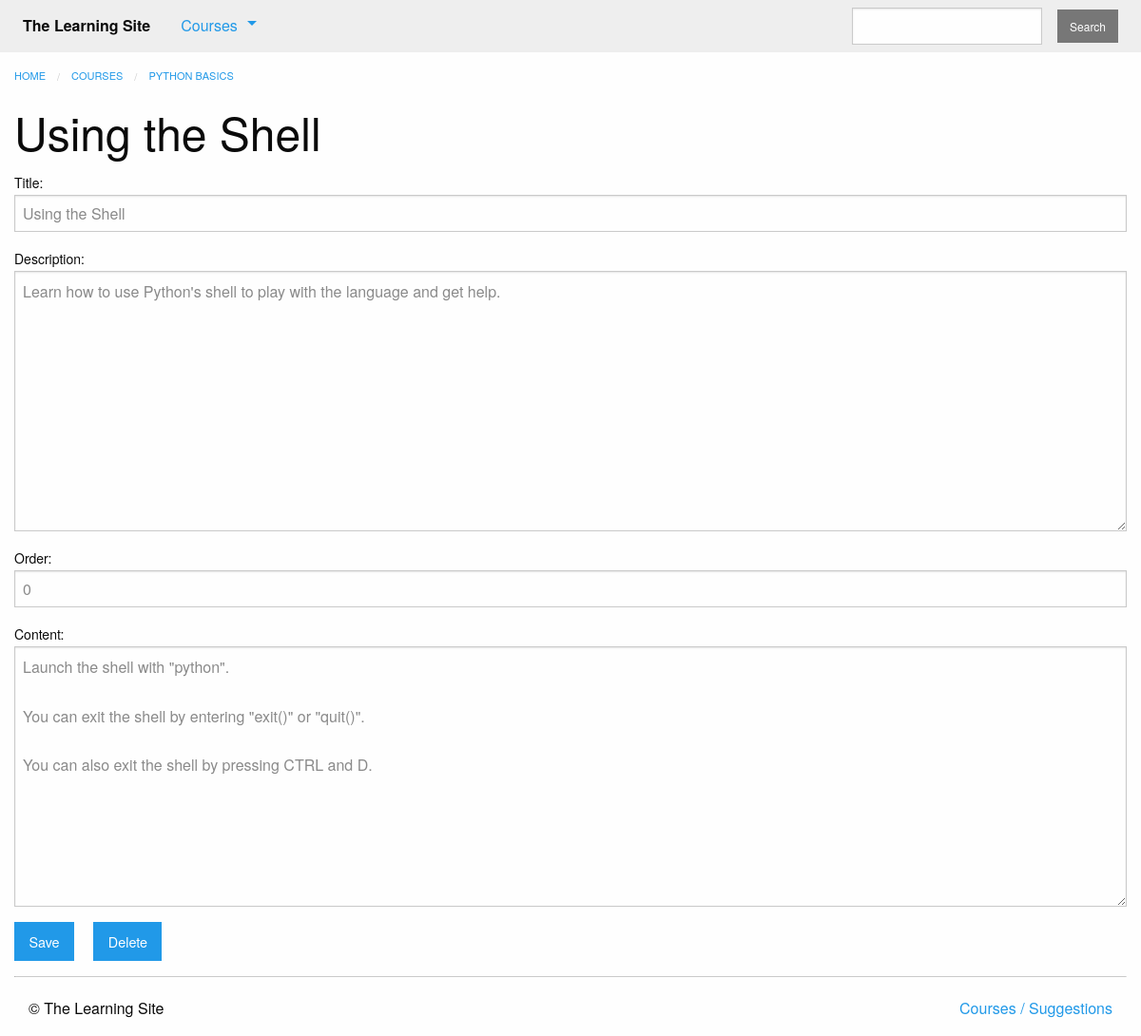
Page /courses/1/edit_text/2/ (signed in) on the committed database.
### courses/models.py (models this page shows, shortened)
class Course(models.Model):
    created_at = models.DateTimeField(auto_now_add=True)
    title = models.CharField(max_length=255)
    description = models.TextField()
    teacher = models.ForeignKey(User, on_delete=models.CASCADE)
    subject = models.CharField(default='', max_length=100)
    published = models.BooleanField(default=False)

class Step(models.Model):
    title = models.CharField(max_length=255)
    description = models.TextField()
    order = models.IntegerField(default=0)
    course = models.ForeignKey(Course, on_delete=models.CASCADE)
    class Meta:
        abstract = True
        ordering = ['order', ]

class Text(Step):
    content = models.TextField(blank=True, default='')

### courses/views.py (the view, shortened to what this page needs)
# urls.py: path('<int:course_pk>/edit_text/<int:text_pk>/', views.text_edit, name='text_edit'),
@login_required
def text_edit(request, course_pk, text_pk, ):
    text = get_object_or_404(models.Text, pk=text_pk, course_id=course_pk, course__published=True)
    course = get_object_or_404(models.Course, pk=course_pk)
    form = forms.TextForm(instance=text)
    return render(request, 'courses/text_form.html', {'form': form, 'course': text.course})

### courses/forms.py
class TextForm(forms.ModelForm):
    class Meta:
        model = models.Text
        fields = [
            'title',
            'description',
            'order',
            'content'
        ]

### courses/templatetags/course_extras.py (called while the page is built)
@register.inclusion_tag('courses/course_nav.html')
def nav_courses_list():
    courses = Course.objects.filter(published=True).order_by('-created_at').values('id', 'title')[:5]
    return {'courses': courses}

### courses/templates/courses/text_form.html (shortened to what this page needs)
{% extends "courses/layout.html" %}
{% block breadcrumbs %}
    <li><a href="{% url 'courses:detail' pk=course.pk %}">{{ course.title }}</a></li>
{% endblock %}
{% block content %}
<div class="columns">
    {{ block.super }}
    <h1>{{ form.instance.title|default:"Make a New Text Post" }}</h1>
    <form method="POST" action="">
        {{ form.as_p }}
        <input type="submit" class="button" value="Save" name="text_save">
        {% if form.instance.pk %}
        <input type="submit" class="button" value="Delete"
               name="text_delete" onclick="return confirm('Are you sure you want to delete the course?')">
        {% endif %}
    </form>
</div>
{% endblock %}

### rows in the picture
Course: title "PYTHON BASICS"
Text: instance "Using the Shell", title "Using the Shell", description "Learn how to use Python's shell to play with the language and get help.", order "0", content "Launch the shell with \"python\". You can exit the shell by entering \"exit()\" or \"quit()\". You can also exit the shell by pressing CTRL and D."
